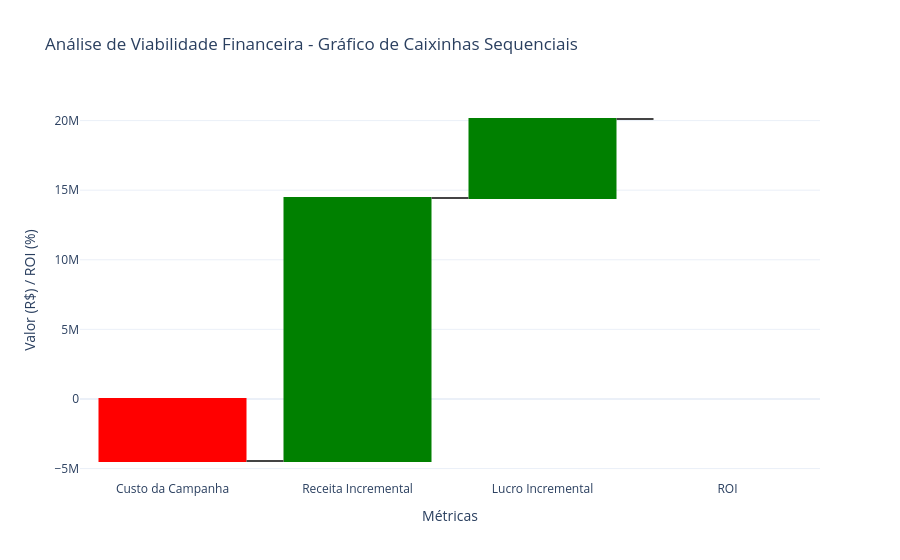

Notebook code cell kept with this figure:
### Code cell
#Premissas da análise
customer_id_cost = 10.00
gain = 0.30

#Número de usuários definidos no grupo target
#Lendo a tabela consumer_merge
consumer_merge = pd.read_parquet("../data/consumer_merge.parquet")
#display(consumer_merge.head())
#display(consumer_merge.info())
customer_id_target = consumer_merge[consumer_merge['is_target'] == 'target']['customer_id'].nunique()
display(customer_id_target)

#Ticket médio do grupo target em dez/18 e jan/19
#Lendo a tabela ticket_medio_df
ticket_medio_df = pd.read_parquet("../data/ticket_medio_df.parquet")
display(ticket_medio_df.head())
#display(ticket_medio_df.info())
ticket_medio_dez = ticket_medio_df.loc[0, 'target']
ticket_medio_jan = ticket_medio_df.loc[1, 'target']

#Receita incremental por usuário
delta_ticket = ticket_medio_jan - ticket_medio_dez
receita_incremental_total = delta_ticket * customer_id_target

#Lucro incremental com margem de contribuição
lucro_incremental = receita_incremental_total * gain

#Custo da campanha
custo_total = customer_id_cost * customer_id_target

#ROI
roi = (lucro_incremental - custo_total) / custo_total

# Resultados
print(f"Número de usuários target: {customer_id_target}")
print(f"Ticket médio Dez/18: R$ {ticket_medio_dez:.2f}")
print(f"Ticket médio Jan/19: R$ {ticket_medio_jan:.2f}")
print(f"Receita incremental total: R$ {receita_incremental_total:,.2f}")
print(f"Lucro incremental (30% margem): R$ {lucro_incremental:,.2f}")
print(f"Custo total da campanha: R$ {custo_total:,.2f}")
print(f"ROI: {roi:.2%}")

# Dados de exemplo para o gráfico de caixinhas sequenciais (waterfall)
labels = ['Custo da Campanha', 'Receita Incremental', 'Lucro Incremental', 'ROI']
values = [-custo_total, receita_incremental_total, lucro_incremental, roi * 100]  # negativo para custo e positivo para receita/lucro

# Criando o gráfico de waterfall
fig = go.Figure(go.Waterfall(
    x=labels,
    y=values,
    textposition="outside",
    increasing=dict(marker=dict(color="green")),
    decreasing=dict(marker=dict(color="red")),
    totals=dict(marker=dict(color="blue"))
))

# Personalizando o layout
fig.update_layout(
    title="Análise de Viabilidade Financeira - Gráfico de Caixinhas Sequenciais",
    xaxis_title="Métricas",
    yaxis_title="Valor (R$) / ROI (%)",
    template="plotly_white",
    showlegend=False
)

# Exibindo o gráfico
fig.show()

### Figure 1 — Plotly figure (JSON) as saved in the notebook; plotly's stock layout.template omitted (floating-point values rounded to 4 significant figures)
{"data": [{"decreasing": {"marker": {"color": "red"}}, "increasing": {"marker": {"color": "green"}}, "textposition": "outside", "totals": {"marker": {"color": "blue"}}, "type": "waterfall", "x": ["Custo da Campanha", "Receita Incremental", "Lucro Incremental", "ROI"], "y": [-4459240, 18900000.0, 5671000.0, 27.17]}], "layout": {"showlegend": false, "title": {"text": "Análise de Viabilidade Financeira - Gráfico de Caixinhas Sequenciais"}, "xaxis": {"title": {"text": "Métricas"}}, "yaxis": {"title": {"text": "Valor (R$) / ROI (%)"}}}}
